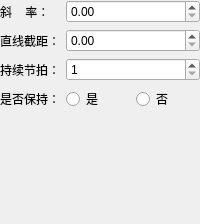
         <widget class="QWidget" name="page_fx">
          <layout class="QGridLayout" name="gridLayout_25">
           <property name="leftMargin">
            <number>0</number>
           </property>
           <property name="topMargin">
            <number>0</number>
           </property>
           <property name="rightMargin">
            <number>0</number>
           </property>
           <property name="bottomMargin">
            <number>0</number>
           </property>
           <item row="1" column="0">
            <spacer name="verticalSpacer_25">
             <property name="orientation">
              <enum>Qt::Vertical</enum>
             </property>
             <property name="sizeHint" stdset="0">
              <size>
               <width>20</width>
               <height>113</height>
              </size>
             </property>
            </spacer>
           </item>
           <item row="0" column="0">
            <layout class="QGridLayout" name="gridLayout_26">
             <item row="0" column="0">
              <widget class="QLabel" name="label_58">
               <property name="sizePolicy">
                <sizepolicy hsizetype="Maximum" vsizetype="Preferred">
                 <horstretch>0</horstretch>
                 <verstretch>0</verstretch>
                </sizepolicy>
               </property>
               <property name="text">
                <string>斜    率：</string>
               </property>
              </widget>
             </item>
             <item row="0" column="1" colspan="2">
              <widget class="QDoubleSpinBox" name="doubleSpinBox_slope"/>
             </item>
             <item row="1" column="0">
              <widget class="QLabel" name="label_59">
               <property name="text">
                <string>直线截距：</string>
               </property>
              </widget>
             </item>
             <item row="1" column="1" colspan="2">
              <widget class="QDoubleSpinBox" name="doubleSpinBox_intercept"/>
             </item>
             <item row="2" column="0">
              <widget class="QLabel" name="label_60">
               <property name="text">
                <string>持续节拍：</string>
               </property>
              </widget>
             </item>
             <item row="2" column="1" colspan="2">
              <widget class="QSpinBox" name="spinBox_durationFx">
               <property name="minimum">
                <number>1</number>
               </property>
               <property name="maximum">
                <number>99999</number>
               </property>
              </widget>
             </item>
             <item row="3" column="0">
              <widget class="QLabel" name="label_61">
               <property name="text">
                <string>是否保持：</string>
               </property>
              </widget>
             </item>
             <item row="3" column="1">
              <widget class="QRadioButton" name="radioButton_keepFx">
               <property name="text">
                <string>是</string>
               </property>
              </widget>
             </item>
             <item row="3" column="2">
              <widget class="QRadioButton" name="radioButton_notKeepFx">
               <property name="text">
                <string>否</string>
               </property>
              </widget>
             </item>
            </layout>
           </item>
          </layout>
         </widget>
